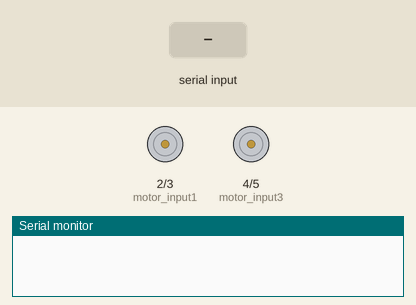
This sketch was run on a simulated Arduino Uno, built with avr-gcc and run on an emulated ATmega328P. On the bench: motor-driver pin pairs drawn as motors (green arrow = first pin HIGH = forward, orange = second pin HIGH = backward, longer = more drive), the last lines printed to the serial monitor. The test bench sets the inputs (shaded band).

Above: at 1.2 s.
1.3 s: "forward" received over Serial
At 2.1 s:
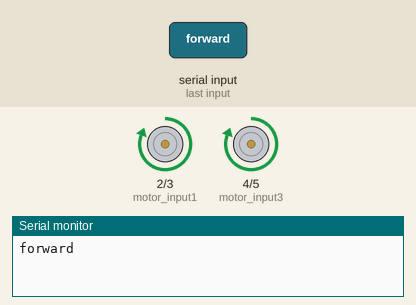
2.8 s: "back" received over Serial
At 3.4 s:
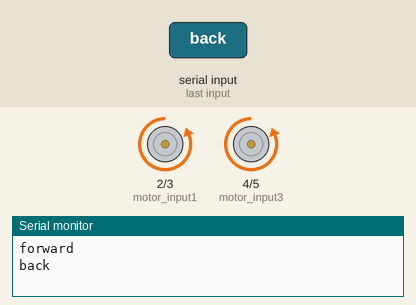
4.3 s: "left" received over Serial
At 5.5 s:
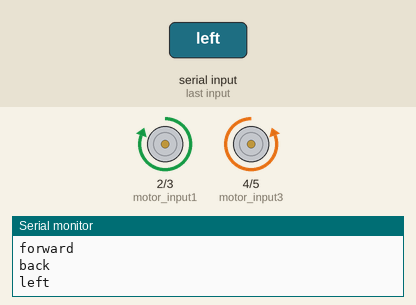
5.8 s: "right" received over Serial
At 7.2 s:
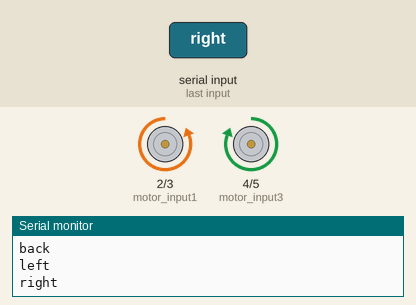
Timing chart, 0 to 8.3 s (numbered marks = the images above; inputs shaded):
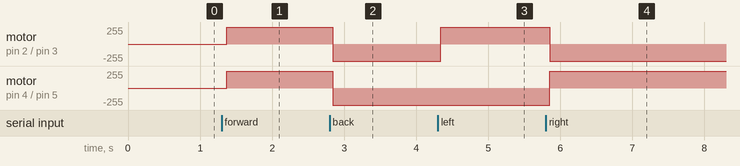

Measured:
- after the input at 1.3 s, motor on pin 2 (motor_input1) / pin 3 (motor_input2), motor on pin 4 (motor_input3) / pin 5 (motor_input4): stopped → forward 255/255 after 0.07 s
- after the input at 2.8 s, motor on pin 2 (motor_input1) / pin 3 (motor_input2), motor on pin 4 (motor_input3) / pin 5 (motor_input4): forward 255/255 → backward 255/255 at once
- after the input at 4.3 s, motor on pin 2 (motor_input1) / pin 3 (motor_input2): backward 255/255 → forward 255/255 at once
- after the input at 5.8 s, motor on pin 2 (motor_input1) / pin 3 (motor_input2): forward 255/255 → backward 255/255 after 0.05 s; motor on pin 4 (motor_input3) / pin 5 (motor_input4): backward 255/255 → forward 255/255 after 0.05 s

The sketch:

sravan_toy_car_code.ino
```cpp
int motor_input1=2;
int motor_input2=3;
int motor_input3=4;
int motor_input4=5;
String voice="";
void setup()
{
  Serial.begin(9600);
  pinMode(motor_input1, OUTPUT);   //RIGHT MOTOR
  pinMode(motor_input2, OUTPUT);   //RIGHT MOTOR
  pinMode(motor_input3, OUTPUT);   //LEFT MOTOR
  pinMode(motor_input4, OUTPUT);   //LEFT MOTOR
}
void loop()
{
  while(Serial.available()>0)
    {
    delay(10);
    char c=Serial.read();

    voice+=c;
    }
 if (voice.length() > 0)
 {
  //Serial.println(voice);
  if(voice=="forward")
    {
    digitalWrite(motor_input1, HIGH);
    digitalWrite(motor_input2, LOW);
    digitalWrite(motor_input3, HIGH);
    digitalWrite(motor_input4, LOW);
    Serial.println("forward");
    delay(800);
    voice = "";
    }
  else
  if(voice=="back")
    {
    digitalWrite(motor_input1, LOW);
    digitalWrite(motor_input2, HIGH);
    digitalWrite(motor_input3, LOW);
    digitalWrite(motor_input4, HIGH);
    Serial.println("back");
    delay(800);
    voice = "";
    }
  else
  if(voice=="left")
    {
    digitalWrite(motor_input1, HIGH);
    digitalWrite(motor_input2, LOW);
    digitalWrite(motor_input3, LOW);
    digitalWrite(motor_input4, HIGH);
    Serial.println("left");
    delay(800);
    voice = "";
    }
  else
  if(voice=="right")
    {
    digitalWrite(motor_input1, LOW);
    digitalWrite(motor_input2, HIGH);
    digitalWrite(motor_input3, HIGH);
    digitalWrite(motor_input4, LOW);
    Serial.println("right");
    delay(800);
    voice = "";
    }
  else
  if(voice=="stop")
    {
    digitalWrite(motor_input1, LOW);
    digitalWrite(motor_input2, LOW);
    digitalWrite(motor_input3, LOW);
    digitalWrite(motor_input4, LOW);
    Serial.println("stop");
    delay(800);
    voice = "";
    }
  else
    {
    voice = "";
    }

   }
  }
```
